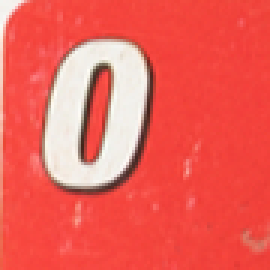
#> input picture template_patches/template_0.png, 90 x 90 px (shown 3 times larger)
$ python -i segmentation.py   (imports and definitions only)
#> lines starting #> are read from the running program, lines starting #| are printed output that depends on the picture; after the words box and inside, x2 and y2 are one past the last pixel; in counts of white or black regions, pixels touching at a corner belong together
"""
Region-merging segmentation for UNO card colour detection.

Algorithm
---------
1. Divide the image into blocks of `block_size x block_size` pixels.
2. Assign each block a colour label using two criteria:
     - Black  : mean Value < BLACK_MAX_V  AND  mean Saturation < BLACK_MAX_S
     - Chromatic (red/yellow/green/blue): circular Hue distance to a
       reference peak < hue_threshold.
   Blocks that match neither criterion are labelled background (0).
3. Upscale block labels to pixel level (nearest-neighbour).
4. Run connected-component labelling per colour class → initial regions.
5. Iteratively merge any region smaller than `min_region_size` pixels into
   its largest neighbouring region until no small regions remain.

Tunable parameters (all in segment()):
  block_size      – side of initial blocks in pixels           (default 16)
  hue_threshold   – max circular Hue distance (0–90) to a peak (default 20)
  min_region_size – minimum surviving region area in pixels    (default 5000)

BLACK_MAX_V / BLACK_MAX_S below control the black detection threshold.
UNO_HUE_PEAKS can be edited to shift hue references (OpenCV scale: 0–179).
"""

import heapq
from collections import defaultdict

import cv2
import numpy as np
from scipy import ndimage
import matplotlib.pyplot as plt
import matplotlib.patches as mpatches

# ── Hue peaks for chromatic colours (OpenCV H range 0–179) ───────────────────
# Red wraps around 0; we handle that with circular distance.
UNO_HUE_PEAKS = {
    "red":    0,
    "yellow": 25,
    "green":  60,
    "blue":   110,
}

# ── Black detection thresholds (in OpenCV HSV, S and V in 0–255) ─────────────
BLACK_MAX_V = 60   # Value  < this  → dark enough to be black
BLACK_MAX_S = 80   # Saturation < this  → unsaturated enough to be black

_NAMES = ["red", "yellow", "green", "blue", "black"]   # label 1–5
_HUE_PEAKS = np.array(list(UNO_HUE_PEAKS.values()), dtype=float)  # (4,)

_EDGE_COLORS = {
    "red": "red", "yellow": "gold", "green": "lime",
    "blue": "dodgerblue", "black": "white",
}
_OVERLAY_RGB = np.array([
    [210,  50,  40],
    [225, 185,  25],
    [ 35, 140,  55],
    [ 25,  80, 185],
    [ 50,  50,  50],
], dtype=float)  # index i → _NAMES order


def _hue_dist(h, peak):
    """Circular distance between two hue values in [0, 179]."""
    d = abs(h - peak)
    return np.minimum(d, 179 - d)


# ── Main entry point ──────────────────────────────────────────────────────────

def segment(img_rgb, block_size=16, hue_threshold=20, min_region_size=5000):
    """
    Segment img_rgb (H×W×3, uint8 RGB) into UNO colour regions.

    Returns
    -------
    labels : ndarray (H, W), int
        0 = background; 1–5 = UNO colour in _NAMES order.
    boxes  : list of (x, y, w, h, color_name)
        Bounding box + colour name for each surviving region.
    """
#> called with block_size = 16, hue_threshold = 20, min_region_size = 5000
    H, W = img_rgb.shape[:2]
#> H = 90; W = 90

    # Step 1 – block-level colour assignment ─────────────────────────────────
    pad_h = (-H) % block_size
#> pad_h = 6
    pad_w = (-W) % block_size
#> pad_w = 6
    img_hsv = cv2.cvtColor(img_rgb, cv2.COLOR_RGB2HSV).astype(float)
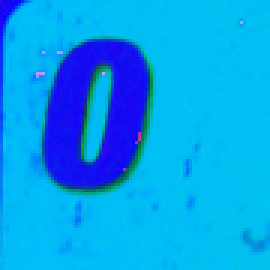
#> img_hsv: shape (90, 90, 3) float64 (shown 3 times larger); mean R, G, B 4.2, 159.2, 237.6
    padded  = np.pad(img_hsv, ((0, pad_h), (0, pad_w), (0, 0)), mode="edge")
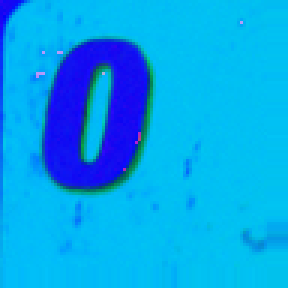
#> padded: shape (96, 96, 3) float64 (shown 3 times larger); mean R, G, B 3.8, 162.9, 238.2
    bH = padded.shape[0] // block_size
#> bH = 6
    bW = padded.shape[1] // block_size
#> bW = 6

    # mean H, S, V per block → each (bH, bW)
    blocks = padded.reshape(bH, block_size, bW, block_size, 3).mean(axis=(1, 3))
    mean_H = blocks[:, :, 0]   # hue   (0–179)
#> mean_H = [[3.99, 1.62, 3.23, 1.16, 1.12, 1.88], [5.04, 15.95, 16.86, 1.93, 1, 1.01], [2.45, 14.61, 18.43, 1.62, 1.02, 1], [2.39, 12.54, 11.67, 1.11, 1.07, 1], [1.54, 1.16, 1.14, 1.01, 1.05, 1.4], [1.52, 1.02, 1.09, 1.04, 1.02, 1.38]]
    mean_S = blocks[:, :, 1]   # sat   (0–255)
#> mean_S = [[150.4, 177.1, 167.5, 191.2, 191.6, 190.5], [169.1, 57.25, 49.43, 177.6, 190.9, 191.9], [166, 53.36, 53.13, 183, 191.1, 192.1], [167.5, 55.27, 78.77, 187.9, 190.5, 192.6], [185, 181.1, 188, 187.8, 190.5, 185.4], [187.9, 185.7, 189.1, 188.4, 192.5, 186.2]]
    mean_V = blocks[:, :, 2]   # value (0–255)
#> mean_V = [[245.1, 242.1, 238.4, 244.3, 242.8, 241.6], [246, 223.9, 227.4, 228.2, 243.8, 243.1], [240.3, 218.2, 229.4, 225.6, 243.5, 243.1], [242.2, 218.9, 202.5, 243, 242.9, 241.4], [246.4, 242.3, 244, 243.7, 242.1, 238], [247.5, 247.3, 246, 243.4, 241.2, 237.1]]

    # Black: achromatic + dark — check V and S directly, no hue needed
    is_black = (mean_V < BLACK_MAX_V) & (mean_S < BLACK_MAX_S)
#> is_black = [[False, False, False, False, False, False], [False, False, False, False, False, False], [False, False, False, False, False, False], [False, False, False, False, False, False], [False, False, False, False, False, False], [False, False, False, False, False, False]]

    # Chromatic colours: nearest hue peak within threshold
    hue_dists = np.stack(
        [_hue_dist(mean_H, p) for p in _HUE_PEAKS], axis=2
    )                                                    # (bH, bW, 4)
#> in _hue_dist, `d = abs(h - peak)`: d has the same summary as mean_H in segment
    best_hue_idx = hue_dists.argmin(axis=2)             # (bH, bW)
#> best_hue_idx = [[0, 0, 0, 0, 0, 0], [0, 1, 1, 0, 0, 0], [0, 1, 1, 0, 0, 0], [0, 1, 0, 0, 0, 0], [0, 0, 0, 0, 0, 0], [0, 0, 0, 0, 0, 0]]
    min_hue_dist = hue_dists.min(axis=2)                # (bH, bW)
#> min_hue_dist = [[3.99, 1.62, 3.23, 1.16, 1.12, 1.88], [5.04, 9.05, 8.14, 1.93, 1, 1.01], [2.45, 10.39, 6.57, 1.62, 1.02, 1], [2.39, 12.46, 11.67, 1.11, 1.07, 1], [1.54, 1.16, 1.14, 1.01, 1.05, 1.4], [1.52, 1.02, 1.09, 1.04, 1.02, 1.38]]
    is_chromatic = min_hue_dist < hue_threshold
#> is_chromatic = [[True, True, True, True, True, True], [True, True, True, True, True, True], [True, True, True, True, True, True], [True, True, True, True, True, True], [True, True, True, True, True, True], [True, True, True, True, True, True]]

    # Combine: black takes priority over chromatic
    block_labels = np.zeros((bH, bW), dtype=np.int32)
    block_labels[is_chromatic] = best_hue_idx[is_chromatic] + 1  # labels 1–4
    block_labels[is_black]     = 5                                # label 5 = black

    # Step 2 – upscale to pixel level ────────────────────────────────────────
    labels = np.kron(block_labels, np.ones((block_size, block_size), dtype=np.int32))[:H, :W]

    # Step 3 – connected components per colour class ──────────────────────────
    region_map   = np.zeros((H, W), dtype=np.int32)
    region_color = {}   # region_id → colour label (1–5)
    next_rid = 1

    for clbl in range(1, len(_NAMES) + 1):
        cc, n = ndimage.label(labels == clbl)
        for i in range(1, n + 1):
            region_map[cc == i] = next_rid
            region_color[next_rid] = clbl
            next_rid += 1
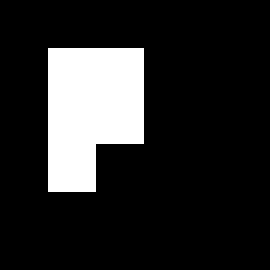
#> region_map: shape (90, 90) int32 (shown 3 times larger); values 1 (black) and 2 (white), 15.8% white; 1 white region, box (x1, y1, x2, y2) and area: (16, 16, 48, 64) 1280
#> after the loop, next_rid = 3; region_color = {1: 1, 2: 2}

    # Step 4 – merge small regions into their largest neighbour ──────────────
    changed = True
    while changed:
        changed = False
        for rid in list(region_color):
            mask = region_map == rid
            if mask.sum() >= min_region_size:
                continue
            # find region ids on the 1-pixel border
            border = ndimage.binary_dilation(mask) & ~mask
            neighbours = np.unique(region_map[border])
            neighbours = neighbours[neighbours > 0]
            if len(neighbours) == 0:
                region_map[mask] = 0
            else:
                best = max(neighbours, key=lambda n: int((region_map == n).sum()))
                region_map[mask] = best
            del region_color[rid]
            changed = True
#> mask: shape (90, 90) bool; every value is 1
#> region_map: shape (90, 90) int32; 15.8% of pixels changed, all inside (x1, y1, x2, y2) = (16, 16, 48, 64)

    # Step 5 – rebuild pixel labels and collect bounding boxes ────────────────
    final = np.zeros((H, W), dtype=np.int32)
    boxes = []
    for rid, clbl in region_color.items():
        mask = region_map == rid
        final[mask] = clbl
        ys, xs = np.where(mask)
        boxes.append((
            int(xs.min()), int(ys.min()),
            int(xs.max() - xs.min() + 1),
            int(ys.max() - ys.min() + 1),
            _NAMES[clbl - 1],
        ))
#> after the loop, boxes = [(0, 0, 90, 90, 'red')]

    return final, boxes


# ── Visualisation helper ──────────────────────────────────────────────────────

# Matplotlib colours matching each chromatic UNO colour
_MPL_COLORS = {"red": "red", "yellow": "gold", "green": "limegreen", "blue": "dodgerblue"}


# [67 lines left out: function visualize, not called in this run]

>>> import cv2
>>> picture = cv2.cvtColor(cv2.imread('template_patches/template_0.png'), cv2.COLOR_BGR2RGB)
>>> result = segment(picture)

$ run again, on template_patches/template_1.png
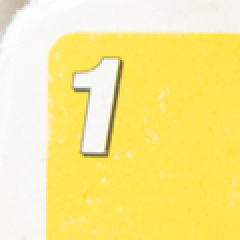
#> input picture template_patches/template_1.png, 120 x 120 px (shown 2 times larger)
#> in segment, `img_hsv = cv2.cvtColor(img_rgb, cv2.COLOR_RGB2HSV).astype(float)`:
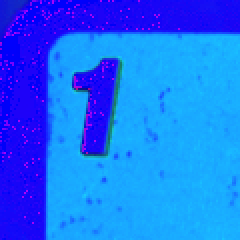
#> img_hsv: shape (120, 120, 3) float64 (shown 2 times larger); mean R, G, B 26.1, 109.5, 250.3
#> in segment, `padded  = np.pad(img_hsv, ((0, pad_h), (0, pad_w), (0, 0)), mode="edge")`:
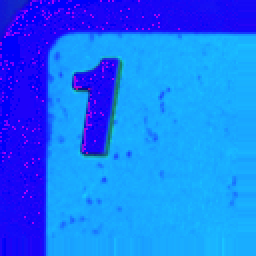
#> padded: shape (128, 128, 3) float64 (shown 2 times larger); mean R, G, B 26, 113.8, 250.7

$ run again, on template_patches/template_2.png
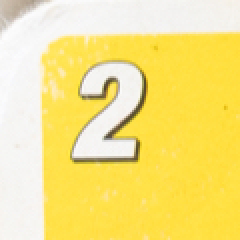
#> input picture template_patches/template_2.png, 120 x 120 px (shown 2 times larger)
#> in segment, `padded  = np.pad(img_hsv, ((0, pad_h), (0, pad_w), (0, 0)), mode="edge")`:
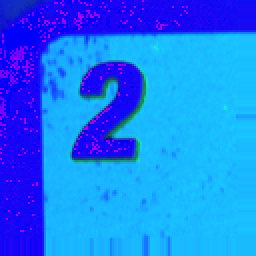
#> padded: shape (128, 128, 3) float64 (shown 2 times larger); mean R, G, B 26.7, 120.9, 248
#> after the loop in segment, `for clbl in range(1, len(_NAMES) + 1):`:
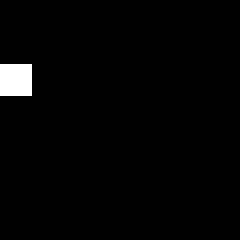
#> region_map: shape (120, 120) int32 (shown 2 times larger); values 1 (black) and 2 (white), 1.8% white; 1 white region, box (x1, y1, x2, y2) and area: (0, 32, 16, 48) 256

$ run again, on template_patches/template_3.png
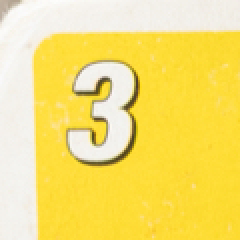
#> input picture template_patches/template_3.png, 120 x 120 px (shown 2 times larger)
#> in segment, `img_hsv = cv2.cvtColor(img_rgb, cv2.COLOR_RGB2HSV).astype(float)`:
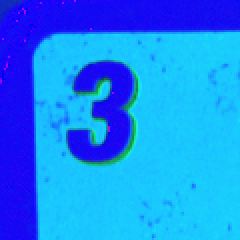
#> img_hsv: shape (120, 120, 3) float64 (shown 2 times larger); mean R, G, B 24.2, 134.5, 246.7
#> in segment, `padded  = np.pad(img_hsv, ((0, pad_h), (0, pad_w), (0, 0)), mode="edge")`:
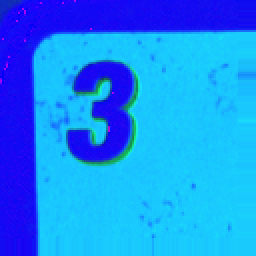
#> padded: shape (128, 128, 3) float64 (shown 2 times larger); mean R, G, B 24.2, 139.2, 247.3
